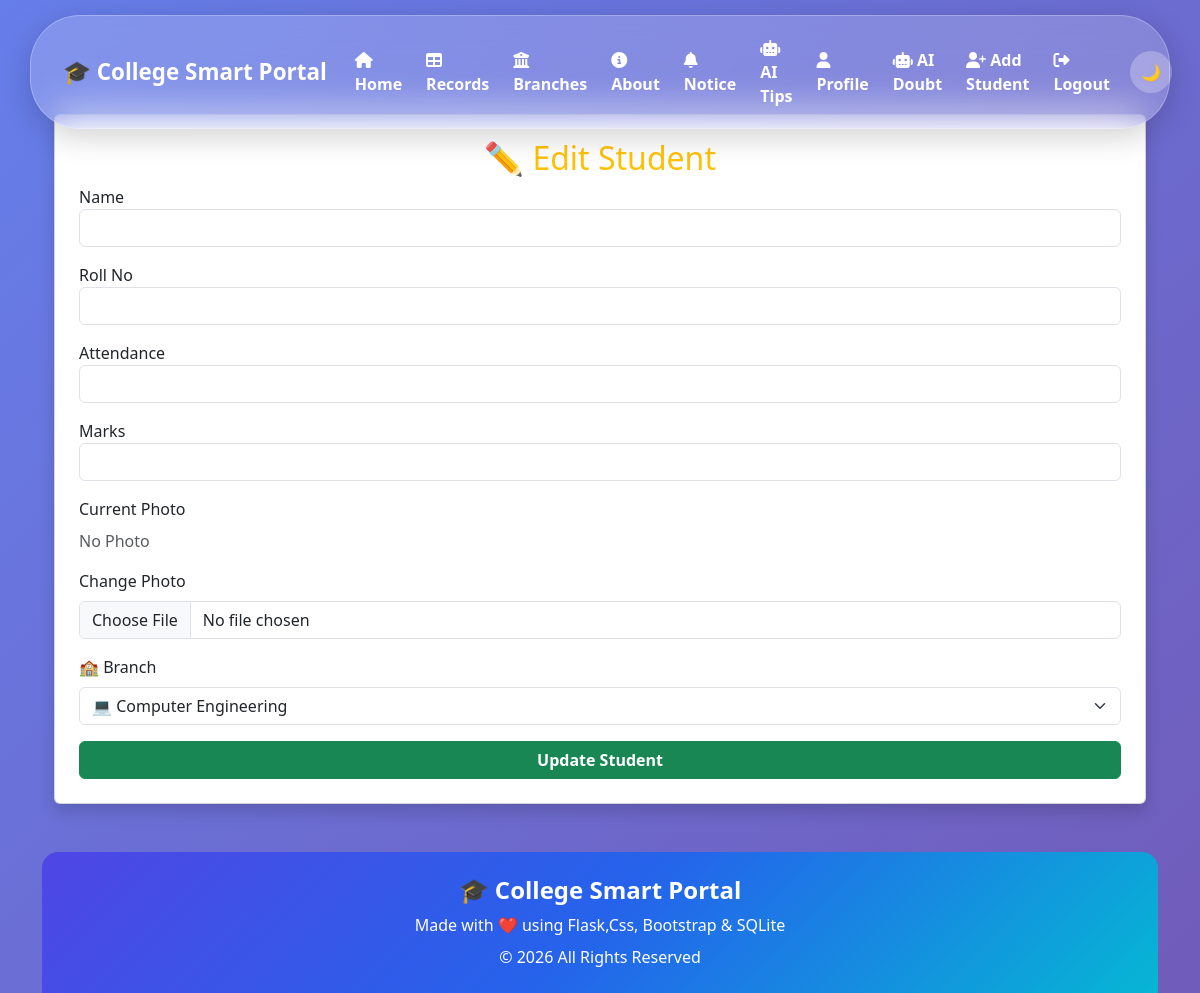
The app's page /edit/2 (signed in), older data.
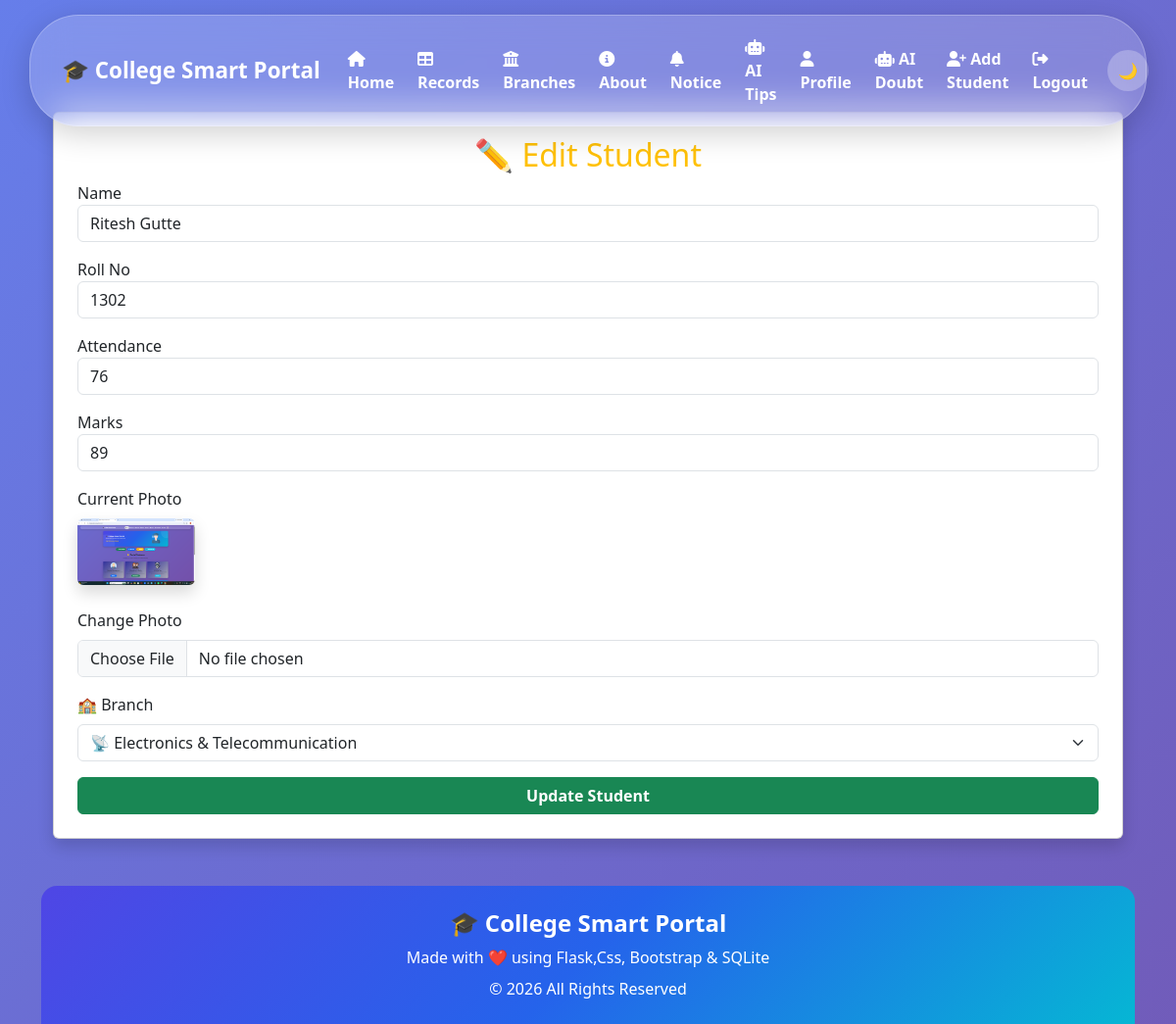
The same page, newer data.
### tables this page shows
CREATE TABLE students (
            id INTEGER PRIMARY KEY AUTOINCREMENT,
            name TEXT NOT NULL,
            roll TEXT UNIQUE NOT NULL,
            attendance INTEGER NOT NULL,
            marks INTEGER NOT NULL,
            branch TEXT NOT NULL,
            photo TEXT
            
        
        );

### app.py (the view, shortened to what this page needs)
@app.route("/edit/<int:id>", methods=["GET", "POST"])
def edit_student(id):
    if session.get("role") != "admin":
        flash("Access Denied!", "danger")
        return redirect(url_for("home"))
    conn = get_db()
    student = conn.execute(
        "SELECT * FROM students WHERE id=?",
        (id,)
    ).fetchone()
    conn.close()
    return render_template("edit_student.html", student=student)

### app.py (called while the page is built)
def get_db():
    conn = sqlite3.connect("myproject.db")
    conn.row_factory = sqlite3.Row
    return conn

### templates/edit_student.html (shortened to what this page needs)
{% extends 'base.html' %}
{% block content %}
<div class="container mt-4">
<div class="card shadow p-4">
<h2 class="text-center text-warning">
    ✏️ Edit Student
</h2>
<form method="POST" enctype="multipart/form-data" >
<label>Name</label>
<input
type="text"
name="name"
class="form-control mb-3"
value="{{ student.name }}">
<label>Roll No</label>
<input
type="text"
name="roll"
class="form-control mb-3"
value="{{ student.roll }}">
<label>Attendance</label>
<input
type="text"
name="attendance"
class="form-control mb-3"
value="{{ student.attendance }}">
<label>Marks</label>
<input
type="number"
name="marks"
class="form-control mb-3"
value="{{ student.marks }}">
<div class="mb-3">
    <label class="form-label">Current Photo</label><br>
    {% if student.photo %}
        <img src="{{ url_for('static', filename='uploads/' + student.photo) }}"
             width="120"
             class="rounded shadow mb-2">
    {% else %}
        <p class="text-muted">No Photo</p>
    {% endif %}
</div>
<div class="mb-3">
    <label class="form-label">Change Photo</label>
    <input type="file" name="photo" class="form-control" accept="image/*">
</div>
<label class="form-label">🏫 Branch</label>
<select name="branch" class="form-select mb-3">
    <option value="Computer Engineering" {% if student.branch == "Computer Engineering" %}selected{% endif %}>💻 Computer Engineering</option>
    <option value="Electronics & Telecommunication" {% if student.branch == "Electronics & Telecommunication" %}selected{% endif %}>📡 Electronics & Telecommunication</option>
</select>
<button class="btn btn-success w-100">
    Update Student
</button>
</form>
</div>
</div>
{% endblock %}

### templates/base.html (shortened to what this page needs)
<!DOCTYPE html>
<html lang="en" data-bs-theme="light">
<head>
    <link href="https://cdn.jsdelivr.net/npm/bootstrap@5.3.3/dist/css/bootstrap.min.css" rel="stylesheet">
    <link rel="stylesheet"href="https://cdnjs.cloudflare.com/ajax/libs/font-awesome/6.4.2/css/all.min.css">
</head>
<body>
<nav class="navbar navbar-expand-lg glass-nav fixed-top">
    <div class="container">
        <a class="navbar-brand fw-bold text-white" href="/">
            🎓 College Smart Portal
        </a>
        <div class="collapse navbar-collapse justify-content-end" id="navbarNav">
            <ul class="navbar-nav align-items-center">
                <li class="nav-item">
                    <a class="nav-link active" href="/">
                        <i class="fas fa-house"></i>
                        <span>Home</span>
                    </a>
                </li>
                <li class="nav-item">
                    <a class="nav-link" href="/record">
                        <i class="fas fa-table"></i>
                        <span>Records</span>
                    </a>
                </li>
                <li class="nav-item">
                    <a class="nav-link" href="/branches">
                        <i class="fas fa-building-columns"></i>
                        <span>Branches</span>
                    </a>
                </li>
                <li class="nav-item">
                    <a class="nav-link" href="/about">
                        <i class="fas fa-circle-info"></i>
                        <span>About</span>
                    </a>
                </li>
                <li class="nav-item">
                    <a class="nav-link" href="/notice">
                        <i class="fas fa-bell"></i>
                        <span>Notice</span>
                    </a>
                </li>
                <li class="nav-item">
                    <a class="nav-link" href="/ai_tips">
                        <i class="fas fa-robot"></i>
                        <span>AI Tips</span>
                    </a>
                </li>
                <li class="nav-item">
                        <a class="nav-link" href="/profile">
                            <i class="fas fa-user"></i>
                            <span>Profile</span>
                        </a>
                    </li>
                    <li class="nav-item">
                        <a class="nav-link" href="/ai_doubt">
                            <i class="fas fa-robot"></i>
                            <span>AI Doubt</span>
                        </a>
                    </li>
                {% if session.get("username") %}
                    {% if session.get("role") == "admin" %}
                    <li class="nav-item">
                        <a class="nav-link" href="/add">
                            <i class="fas fa-user-plus"></i>
                            <span>Add Student</span>
                        </a>
                    </li>
                    {% endif %}
                    <li class="nav-item">
                        <a class="nav-link logout-btn" href="/logout">
                            <i class="fas fa-right-from-bracket"></i>
                            <span>Logout</span>
                        </a>
                    </li>
                {% endif %}
                <li class="nav-item ms-2">
                    <button class="theme-btn" onclick="toggleTheme()">
                        🌙
                    </button>
                </li>
            </ul>
        </div>
    </div>
</nav>
<div style="height:90px;"></div>
<div class="container">
{% block content %}
{% endblock %}
<footer class="mt-5">
<div class="container-fluid text-center text-white py-4 rounded-top-4"
style="background:linear-gradient(135deg,#4f46e5,#2563eb,#06b6d4);">
<h4 class="fw-bold">
🎓 College Smart Portal
</h4>
<p class="mb-2">
Made with ❤️ using Flask,Css, Bootstrap & SQLite
</p>
<p class="mb-0">
© 2026 All Rights Reserved
</p>
</div>
</body>
</html>

### templates/base.html (style rules this page uses)
.card { transition:0.3s; }
.btn { transition:0.3s; }
.btn { border: radius 15px; font-weight:bold; }
body { background:linear-gradient(135deg,#667eea,#764ba2,#6dd5ed); background-size:300% 300%; animation:bgMove 12s ease infinite; }
.glass-nav { margin:15px auto; width:95%; border-radius:50px; background:rgba(255,255,255,.18); backdrop-filter:blur(18px); -webkit-backdrop-filter:blur(18px); border:1px solid rgba(255,255,255,.25); box-shadow:0 8px 30px rgba(0,0,0,.18); padding:10px 20px; }
.glass-nav .navbar-brand { color:#fff !important; font-size:1.4rem; }
.glass-nav .nav-link { color:white !important; font-weight:600; padding:10px 18px; margin:0 4px; border-radius:30px; transition:all .35s ease; }
.theme-btn { width:42px; height:42px; border:none; border-radius:50%; background:rgba(255,255,255,.25); color:white; transition:.3s; }

Row changes from the older to the newer data that the page shows:
added students: name "Ritesh Gutte", roll "1302", attendance "76", marks "89", photo (picture), branch "📡 Electronics & Telecommunication"
Text that changed along with them:
form field branch: "💻 Computer Engineering" → (not shown)
text no longer shown: "No Photo"
